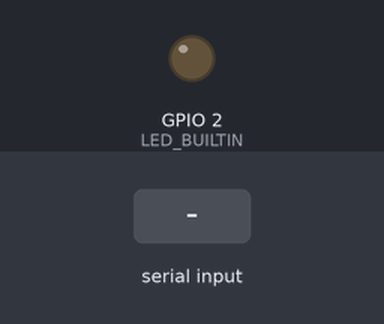
Bench run of a sketch on a simulated ESP32. On the bench: output pins drawn as LEDs (lit = HIGH). The inputs (shaded band) are chosen by the test bench. Nothing arrives over Bluetooth unless stated; what the sketch prints to the serial monitor is not drawn.

Above: at 1.2 s.
1.3 s: "0" received over the second serial link
At 1.9 s:
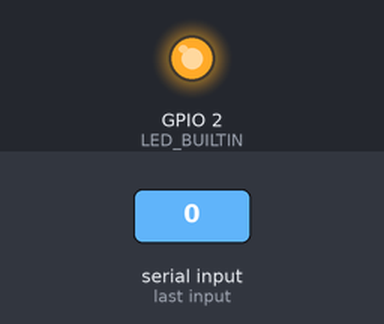
2.8 s: "1" received over the second serial link
At 4.2 s:
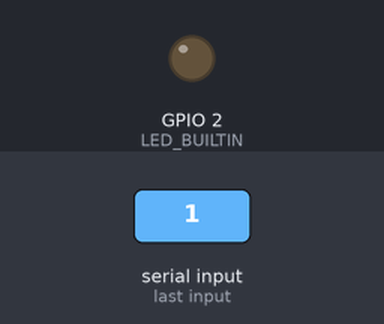
Timing chart, 0 to 5.8 s (numbered marks = the images above; inputs shaded):
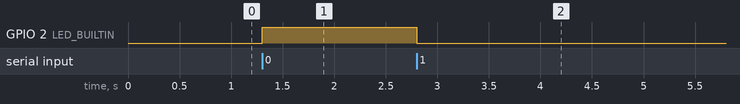

The sketch:

esp32_bt_serial.ino
```cpp
#include<BluetoothSerial.h>

char *pin="9999";
char val;
BluetoothSerial bt;

void setup()
{
  pinMode(LED_BUILTIN,OUTPUT);
  Serial.begin(115200);
  bt.setPin(pin);
  bt.begin("esp32esp32");

  byte macBT[6];
  esp_read_mac(macBT,ESP_MAC_BT);
  Serial.printf("Bluetooth MAC address:%02X:%02X:%02X:%02X:%02X:%02X\n",macBT[0],macBT[1],macBT[2],macBT[3],macBT[4],macBT[5]);
}

void loop()
{
  if(bt.available())
  {
    val=bt.read();
    switch(val)
    {
      case '0':
        digitalWrite(LED_BUILTIN,HIGH);
        bt.println("turn off the light");
        break;
      case '1':
        digitalWrite(LED_BUILTIN,LOW);
        bt.println("ture on the ligh");
        break;
    }
  }
}
```

Measured:
- after the input at 1.3 s, GPIO 2 (LED_BUILTIN): LOW → HIGH at once
- after the input at 2.8 s, GPIO 2 (LED_BUILTIN): HIGH → LOW at once
